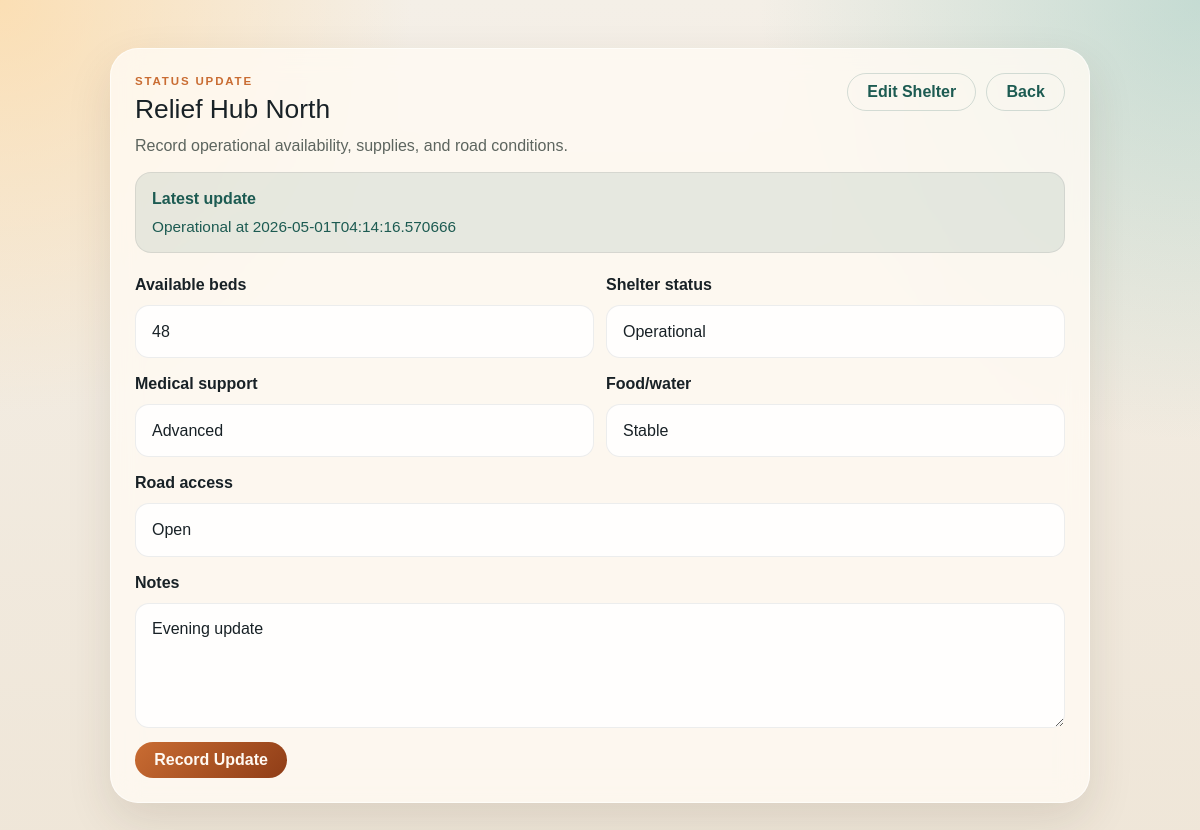
The page /manage/shelters/27/status (signed in) on the database its author committed.
### flood_app/models/shelter.py (models this page shows, shortened)
    class Shelter(db.Model):
        __tablename__ = "shelters"
        id = db.Column(db.Integer, primary_key=True)
        name = db.Column(db.String(255), nullable=False)
        capacity = db.Column(db.Integer)
        available_beds = db.Column(db.Integer)
        distance = db.Column(db.Float)
        accessibility = db.Column(db.String(50))
        elevation_level = db.Column(db.String(50))
        proximity_to_water = db.Column(db.String(50))
        medical_facility = db.Column(db.String(50))
        latitude = db.Column(db.Float)
        longitude = db.Column(db.Float)
        status_entries = db.relationship("ShelterStatus", back_populates="shelter", lazy="select")
        recommendation_logs = db.relationship("RecommendationLog", back_populates="top_shelter", lazy="select")
        alerts = db.relationship("Alert", back_populates="shelter", lazy="select")
        audit_logs = db.relationship("AuditLog", back_populates="shelter", lazy="select")

### flood_app/models/shelter_status.py (models this page shows)
    class ShelterStatus(db.Model):
        __tablename__ = "shelter_status"
        id = db.Column(db.Integer, primary_key=True)
        shelter_id = db.Column(db.Integer, db.ForeignKey("shelters.id"), nullable=False, index=True)
        available_beds = db.Column(db.Integer)
        medical_support_level = db.Column(db.String(50))
        food_water_status = db.Column(db.String(50))
        shelter_status = db.Column(db.String(50), nullable=False, default="operational")
        road_access_status = db.Column(db.String(50))
        notes = db.Column(db.Text)
        updated_by_user_id = db.Column(db.Integer, db.ForeignKey("users.id"), index=True)
        recorded_at = db.Column(db.DateTime(timezone=True), nullable=False, default=lambda: datetime.now(timezone.utc))
        shelter = db.relationship("Shelter", back_populates="status_entries", lazy="joined")
        updated_by_user = db.relationship("User", back_populates="managed_status_updates", lazy="joined")

### flood_app/routes/management_web.py (the view, shortened to what this page needs)
@management_web_bp.route("/shelters/<int:shelter_id>/status", methods=["GET", "POST"])
@roles_required("admin", "shelter_manager", "response_officer")
def shelter_status(shelter_id):
    try:
        shelter = _service().get_shelter(shelter_id)
    except LookupError:
        return redirect(url_for("management_web.shelters"))
    error = None
    latest_status = _service().serialize_latest_status(shelter.status_entries[-1] if shelter.status_entries else None)
    form_data = latest_status or {
        "available_beds": shelter.available_beds or "",
        "medical_support_level": "",
        "food_water_status": "",
        "shelter_status": "operational",
        "road_access_status": "",
        "notes": "",
    }
    return render_template(
        "manage_shelter_status.html",
        shelter=shelter,
        latest_status=latest_status,
        form_data=form_data,
        error=error,
    )

### flood_app/routes/management_web.py (called while the page is built)
def _service():
    return ShelterManagementService()

### flood_app/services/auth.py (called while the page is built)
def load_current_user():
    if db is None or User is None:
        g.current_user = None
        return
    g.current_user = AuthService().get_current_user()

def roles_required(*allowed_roles):
    def decorator(view):
        @wraps(view)
        def wrapped(*args, **kwargs):
            user = getattr(g, "current_user", None)
            if user is None:
                if request.blueprint == "api_auth" or request.path.startswith("/api/"):
                    return jsonify({"error": "authentication required"}), 401
                return redirect(url_for("auth.login", next=request.path))
            if user.role not in allowed_roles:
                if request.blueprint == "api_auth" or request.path.startswith("/api/"):
                    return jsonify({"error": "forbidden"}), 403
                return redirect(url_for("web.home"))
            return view(*args, **kwargs)
        return wrapped
    return decorator

def register_auth_handlers(app):
    @app.before_request
    def _load_user():
        load_current_user()
    @app.context_processor
    def inject_auth_context():
        return {"current_user": getattr(g, "current_user", None), "user_roles": USER_ROLES}

    def get_current_user(self):
        user_id = session.get("user_id")
        if not user_id:
            return None
        return db.session.get(User, user_id)

### flood_app/services/shelter_management.py (called while the page is built)
    def get_shelter(self, shelter_id):
        shelter = db.session.get(Shelter, shelter_id)
        if shelter is None:
            raise LookupError("Shelter not found.")
        return shelter

    def serialize_latest_status(self, status):
        if status is None:
            return None
        return {
            "id": status.id,
            "available_beds": status.available_beds,
            "medical_support_level": status.medical_support_level,
            "food_water_status": status.food_water_status,
            "shelter_status": status.shelter_status,
            "road_access_status": status.road_access_status,
            "notes": status.notes,
            "updated_by_user_id": status.updated_by_user_id,
            "recorded_at": status.recorded_at.isoformat() if status.recorded_at else None,
        }

### templates/manage_shelter_status.html (shortened to what this page needs)
<!doctype html>
<html lang="en">
<head>
  <link href="https://cdn.jsdelivr.net/npm/bootstrap@5.3.3/dist/css/bootstrap.min.css" rel="stylesheet">
  <link rel="stylesheet" href="{{ url_for('static', filename='css/styles.css') }}">
</head>
<body>
  <main class="auth-page-shell manage-page-wide">
    <section class="auth-card">
      <div class="section-head">
        <div>
          <p class="eyebrow mb-1">Status Update</p>
          <h1 class="panel-title">{{ shelter.name }}</h1>
          <p class="panel-text mb-0">Record operational availability, supplies, and road conditions.</p>
        </div>
        <div class="auth-actions">
          <a class="btn btn-ghost" href="{{ url_for('management_web.edit_shelter', shelter_id=shelter.id) }}">Edit Shelter</a>
          <a class="btn btn-ghost" href="{{ url_for('management_web.shelters') }}">Back</a>
        </div>
      </div>
      {% if latest_status %}
      <div class="dataset-banner is-live">
        <p class="dataset-title mb-1">Latest update</p>
        <p class="dataset-text mb-0">{{ latest_status.shelter_status|title }} at {{ latest_status.recorded_at }}</p>
      </div>
      {% endif %}
      <form method="post" class="control-form">
        <div class="field-grid">
          <div class="field-block">
            <label class="form-label" for="available_beds">Available beds</label>
            <input id="available_beds" name="available_beds" type="number" min="0" class="form-control" value="{{ form_data.available_beds or '' }}">
          </div>
          <div class="field-block">
            <label class="form-label" for="shelter_status">Shelter status</label>
            <select id="shelter_status" name="shelter_status" class="form-select">
              {% for value in ['operational', 'limited', 'full', 'closed'] %}
              <option value="{{ value }}" {% if form_data.shelter_status == value %}selected{% endif %}>{{ value|title }}</option>
              {% endfor %}
            </select>
          </div>
        </div>
        <div class="field-grid">
          <div class="field-block">
            <label class="form-label" for="medical_support_level">Medical support</label>
            <select id="medical_support_level" name="medical_support_level" class="form-select">
              {% for value in ['none', 'basic', 'advanced'] %}
              <option value="{{ value }}" {% if form_data.medical_support_level == value %}selected{% endif %}>{{ value|title }}</option>
              {% endfor %}
            </select>
          </div>
          <div class="field-block">
            <label class="form-label" for="food_water_status">Food/water</label>
            <select id="food_water_status" name="food_water_status" class="form-select">
              {% for value in ['critical', 'low', 'stable', 'good'] %}
              <option value="{{ value }}" {% if form_data.food_water_status == value %}selected{% endif %}>{{ value|title }}</option>
              {% endfor %}
            </select>
          </div>
        </div>
        <div class="field-block">
          <label class="form-label" for="road_access_status">Road access</label>
          <select id="road_access_status" name="road_access_status" class="form-select">
            {% for value in ['blocked', 'limited', 'open'] %}
            <option value="{{ value }}" {% if form_data.road_access_status == value %}selected{% endif %}>{{ value|title }}</option>
            {% endfor %}
          </select>
        </div>
        <div class="field-block">
          <label class="form-label" for="notes">Notes</label>
          <textarea id="notes" name="notes" rows="4" class="form-control">{{ form_data.notes or '' }}</textarea>
        </div>
        <div class="action-row">
          <button class="btn btn-signal" type="submit">Record Update</button>
        </div>
      </form>
    </section>
  </main>
</body>
</html>

### static/css/styles.css (style rules this page uses)
:root { --bg: #f4efe7; --bg-deep: #efe6d8; --surface: rgba(255, 250, 243, 0.82); --surface-strong: #fff8ef; --ink: #182126; --muted: #5d655f; --line: rgba(24, 33, 38, 0.08); --accent: #c96c32; --accent-deep: #8f3d17; --signal: #1d5b52; --signal-soft: #9dd9ce; --danger: #b33b2e; --shadow: 0 18px 45px rgba(67, 47, 30, 0.12); --radius-xl: 28px; --radius-lg: 22px; --radius-md: 16px; }
* { box-sizing: border-box; }
body { margin: 0; min-height: 100vh; font-family: "Source Sans 3", sans-serif; color: var(--ink); background: radial-gradient(circle at top left, rgba(255, 214, 153, 0.65), transparent 28%), radial-gradient(circle at top right, rgba(110, 183, 173, 0.35), transparent 30%), linear-gradient(180deg, var(--bg), var(--bg-deep)); }
.auth-page-shell { width: min(680px, calc(100% - 24px)); margin: 0 auto; padding: 48px 0; }
.manage-page-wide { width: min(980px, calc(100% - 24px)); }
.auth-card { padding: 24px; border-radius: var(--radius-xl); background: var(--surface); box-shadow: var(--shadow); border: 1px solid rgba(255, 255, 255, 0.6); backdrop-filter: blur(14px); }
.auth-actions { display: flex; gap: 10px; align-items: center; }
.hero-title, .panel-title, .section-title { font-family: "Space Grotesk", sans-serif; }
.eyebrow { text-transform: uppercase; letter-spacing: 0.16em; font-size: 0.72rem; font-weight: 700; color: var(--accent); }
.panel-title { margin: 0 0 8px; font-size: 1.65rem; }
.dataset-banner { margin-bottom: 18px; padding: 14px 16px; border-radius: 16px; border: 1px solid var(--line); }
.dataset-banner.is-live { background: rgba(29, 91, 82, 0.1); color: var(--signal); }
.dataset-title { font-weight: 700; }
.dataset-text { font-size: 0.96rem; }
.panel-text { color: var(--muted); }
.control-form { margin-top: 20px; }
.field-grid { display: grid; grid-template-columns: 1fr 1fr; gap: 12px; }
.field-block { margin-bottom: 14px; }
.form-label { font-weight: 700; color: var(--ink); }
.form-control, .form-select { border-radius: 14px; border: 1px solid var(--line); background: rgba(255, 255, 255, 0.88); color: var(--ink); padding: 0.85rem 1rem; }
.action-row { display: flex; gap: 10px; margin-top: 8px; }
.btn-signal, .btn-ghost { border-radius: 999px; font-weight: 700; padding-inline: 1.2rem; }
.btn-signal { color: #fff9f2; border: 0; background: linear-gradient(135deg, var(--accent), var(--accent-deep)); }
.btn-ghost { background: transparent; color: var(--signal); border: 1px solid rgba(29, 91, 82, 0.18); }
.section-head { display: flex; justify-content: space-between; align-items: flex-start; gap: 12px; margin-bottom: 14px; }

### rows shown on the page
Shelter: name "Relief Hub North"
ShelterStatus: shelter_status "Operational", medical_support_level "Advanced", food_water_status "Stable", road_access_status "Open", notes "Evening update"

### other values the page prints
{{ latest_status.recorded_at }} "2026-05-01T04:14:16.570666"
